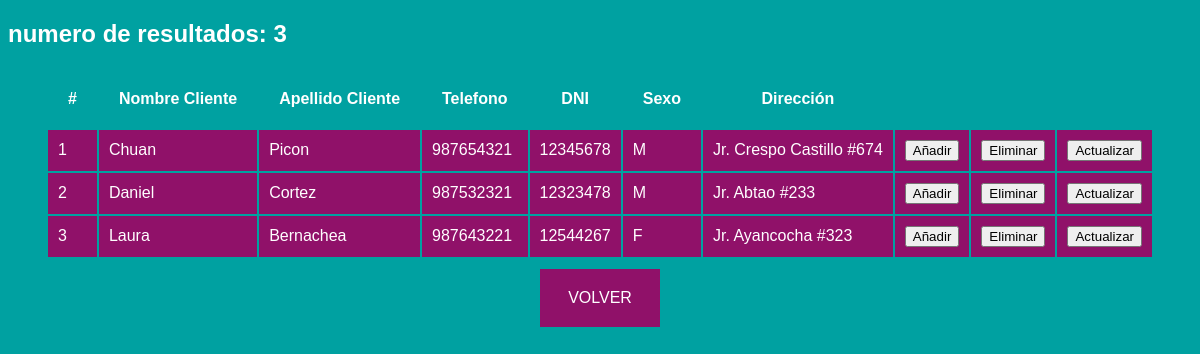
The page /App/Administrar_Clientes.php on the database its author committed.
### tables this page shows
CREATE TABLE `clientes` (
 `id_cli` int(11) not null,
 `nom_user` varchar(20) not null,
 `ape_user` varchar(45) not null,
 `telf_user` varchar(9) not null,
 `dni_user` char(8) not null,
 `sex_user` char(1) not null,
 `direc_user` varchar(45) not null
);

### App/clases/clase_cliente.php (called while the page is built, shortened)
<?php
class cliente{
    public function MostrarClientes()
    {
      try {
          $conexionDB = new ConexionBD();
          $conn = $conexionDB->abrirConexion();
          $sql = "SELECT c.id_cli, c.nom_user, c.ape_user, c.telf_user, c.dni_user, c.sex_user, c.direc_user
                  FROM clientes as c";
          $resultado = $conn->query($sql);
          return $resultado;
      } catch (Exception $e) {
          return $e->getMessage();
      }
    }
 }

### App/Administrar_Clientes.php (the view, shortened to what this page needs)
<!DOCTYPE html>
<html lang="en" dir="ltr">
  <head>
  </head>
  <body>
  </body>
</html>
<?php
include_once "clases/clase_cliente.php";
$cliente = new cliente();
$resultado = $cliente->MostrarClientes();
    echo "<h2>numero de resultados: ".$resultado->rowCount()."</h2>";
    echo "<table class='tabla'>
            <tr class='tabla_prin'>
                <th class='tabla_cuadro'>#</th>
                <th class='tabla_cuadro'>Nombre Cliente</th>
                <th class='tabla_cuadro'>Apellido Cliente</th>
                <th class='tabla_cuadro'>Telefono</th>
                <th class='tabla_cuadro'>DNI</th>
                <th class='tabla_cuadro'>Sexo</th>
                <th class='tabla_cuadro'>Dirección</th>
                <th class='tabla_cuadro'>&nbsp;</th>
                <th class='tabla_cuadro'>&nbsp;</th>
                <th class='tabla_cuadro'>&nbsp;</th>
            </tr>";
    foreach ($resultado->fetchAll() as $k => $item) {
        echo "<tr>
                <td class='tabla_celda'>" . ($k + 1) . "</td>
                <td class='tabla_celda'>" . $item["nom_user"] . "</td>
                <td class='tabla_celda'>" . $item["ape_user"] . "</td>
                <td class='tabla_celda'>" . $item["telf_user"] . "</td>
                <td class='tabla_celda'>" . $item["dni_user"] . "</td>
                <td class='tabla_celda'>" . $item["sex_user"] . "</td>
                <td class='tabla_celda'>" . $item["direc_user"] . "</td>
                <td class='tabla_celda'><form method='post' action='clases/Clientes_Añadir.php'>
                        <input type='submit' name='submit' value='Añadir'>
                    </form>
                </td>
                <td class='tabla_celda'><form method='post' action='Eliminar_Clientes.php'>
                        <input type='hidden' name='id_cli' value='".$item["id_cli"]."'>
                        <input type='submit' name='submit' value='Eliminar'>
                    </form>
                </td>
                <td class='tabla_celda'><form method='post' action='Actualizar_Clientes.php'>
                        <input type='hidden' name='id_cli' value='".$item["id_cli"]."'>
                        <input type='submit' name='submit2' value='Actualizar'>
                    </form>
                </td>
              </tr>";
    }
    echo "</table>";
  ?>
  <div class="volver">
    <a href="/proyecto/index.php">VOLVER</a>
  </div>

### App/Administrar_Clientes.php (style rules this page uses)
body { background: #00a1a1; font-family: sans-serif; }
.tabla { background: #00a1a1; color: #fff; margin: auto; }
.tabla_cuadro { padding: 20px; }
.tabla_celda { padding: 10px; background: #901169; }
.volver { padding: 20px; width: 80px; background: #901169; margin: auto; margin-top: 10px; text-align: center; }
a { color: #fff; font-family: sans-serif; text-decoration: none; }
h2 { color: #fff; font-family: sans-serif; }

### rows shown on the page
clientes: nom_user "Chuan", ape_user "Picon", telf_user "987654321", dni_user "12345678", sex_user "M", direc_user "Jr. Crespo Castillo #674"
clientes: nom_user "Daniel", ape_user "Cortez", telf_user "987532321", dni_user "12323478", sex_user "M", direc_user "Jr. Abtao #233"
clientes: nom_user "Laura", ape_user "Bernachea", telf_user "987643221", dni_user "12544267", sex_user "F", direc_user "Jr. Ayancocha #323"

### other values the page prints
$resultado->rowCount() "3"
